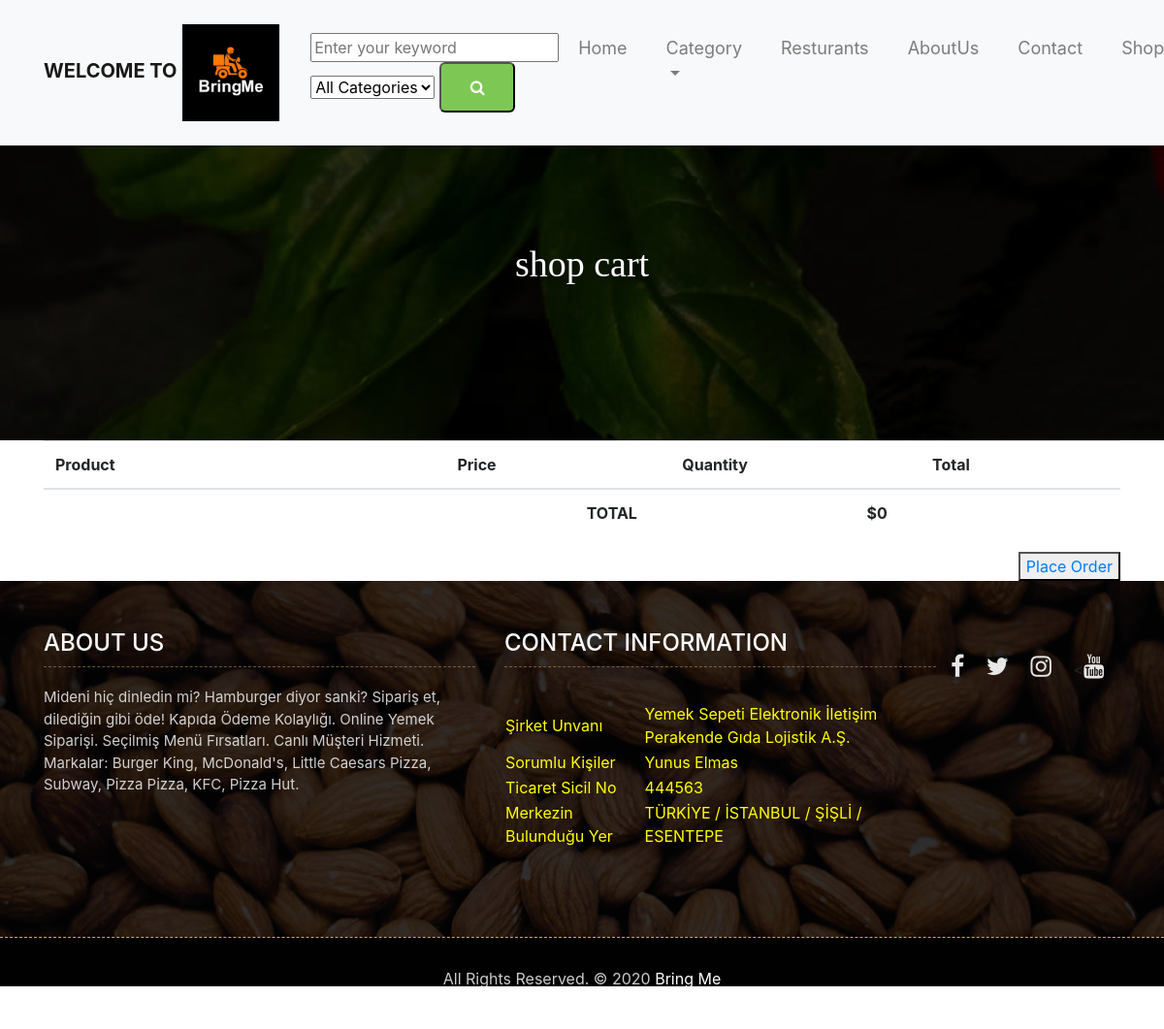
The page /shopcart/ (signed in) on the database its author committed.
### home/models.py (models this page shows, shortened)
class Setting(models.Model):
    STATUS = (
        ('True', 'True'),
        ('False', 'False'),
    )
    title = models.CharField(max_length=150)
    keywords = models.CharField(max_length=255)
    description = models.CharField(max_length=255)
    company = models.CharField(max_length=50)
    address = models.CharField(blank=True,max_length=100)
    phone = models.CharField(blank=True,max_length=15)
    fax = models.CharField(blank=True,max_length=15)
    email = models.CharField(blank=True,max_length=50)
    smtpserver = models.CharField(blank=True,max_length=50)
    smtpemail = models.CharField(blank=True,max_length=50)
    smtppassword = models.CharField(blank=True,max_length=10)
    smtpport = models.CharField(blank=True,max_length=5)
    icon = models.ImageField(blank=True,upload_to='images/')
    facebook = models.CharField(blank=True,max_length=50)
    instagram = models.CharField(blank=True,max_length=50)
    twitter = models.CharField(blank=True,max_length=50)
    youtube = models.CharField(blank=True, max_length=50)
    aboutus = RichTextUploadingField(blank=True)
    contact = RichTextUploadingField(blank=True)
    references = RichTextUploadingField(blank=True)
    status=models.CharField(max_length=10,choices=STATUS)
    create_at=models.DateTimeField(auto_now_add=True)
    update_at=models.DateTimeField(auto_now=True)

### order/views.py (the view)
# urls.py: path('shopcart/', OrderViews.shopcart, name='shopcart'),
def shopcart(request):
    setting = Setting.objects.get(pk=1)
    category = Category.objects.all()
    current_user = request.user  # Access User Session information
    shopcart = ShopCart.objects.filter(user_id=current_user.id)
    total=0
    for rs in shopcart:
        total +=  rs.price * rs.quantity
    context={'shopcart': shopcart,
             'category':category,
             'setting':setting,
             'total': total,
             }
    return render(request,'shopcart_products.html',context)

### order/templates/shopcart_products.html (shortened to what this page needs)
{% extends 'homebase.html' %}
{% load static %}
{% load mptt_tags %}
{% block header %}{% include "header.html" %}{% endblock %}
{% block content %}
    <div class="all-page-title page-breadcrumb">
        <div class="container text-center">
            <div class="row">
                <div class="col-lg-12">
                    <h1>shop cart</h1>
                </div>
            </div>
        </div>
    </div>
    <div class="section">
        <div class="container">
            <div class="row">
                <div class="col-md-12">
                    <div class="order-summary clearfix">
                        <table class="shopping-cart-table table">
                            <thead>
                            <tr>
                                <th>Product</th>
                                <th></th>
                                <th class="text-center">Price</th>
                                <th class="text-center">Quantity</th>
                                <th class="text-center">Total</th>
                                <th class="text-right"></th>
                            </tr>
                            </thead>
                            <tfoot>
                            <tr>
                                <th class="empty" colspan="3"></th>
                                <th>TOTAL</th>
                                <th colspan="2" class="total">${{ total }}</th>
                            </tr>
                            </tfoot>
                        </table>
                        <div class="pull-right">
                            <button>
                            <a href="/order/orderproduct" class="primary-btn">Place Order</a>
                                </button>
                        </div>
                    </div>
                </div>
            </div>
        </div>
    </div>
{% endblock %}
{% block footer %}{% include "footer.html" %}{% endblock %}

### home/templates/header.html (shortened to what this page needs)
{% load static %}
{% load i18n %}
{% load mptt_tags %}
{% block content %}
    {% block javascripts %}{% include "javascript.html" %}{% endblock %}
    <header class="top-navbar" color="green">
        <nav class="navbar navbar-expand-lg navbar-light bg-light" >
            <div class="container" background-color="white">
                <a class="navbar-brand" href="/home/">
                    <span><b>WELCOME TO</b></span>
            <img src="{{ setting.icon.url }}" class="navbar-brand" href="/home/"  height="110" alt=""/>
                  </a>
                <div class="header-search">
                    <form action="/search/" method="post">
                        <input id="query" class="input" name="query" class="input search-input" type="text"
                               placeholder="Enter your keyword">
                        <select name="catid" class="input search-categories">
                            <option value="0">All Categories</option>
                            {% load mptt_tags %}
                        </select>
                        <button class="bcart-btn"><i class="fa fa-search"></i></button>
                    </form>
                </div>
                <div class="collapse navbar-collapse" id="navbars-rs-food">
                    <ul class="navbar-nav ml-auto">
                        <li class="nav-item"><a class="nav-link " href="/home/">Home</a></li>
                        <li class="nav-item dropdown">
                            <a class="nav-link  dropdown-toggle" href="#" id="dropdown-a"
                               data-toggle="dropdown">Category</a>
                                {% load mptt_tags %}
                                    {% recursetree category %}
                                        </li>
                                    {% endrecursetree %}
                                </ul>
                            </div>
                        <li class="nav-item"><a class="nav-link " href="menu.html">Resturants</a></li>
                        <li class="nav-item"><a class="nav-link " href="/about">AboutUs</a></li>
                        <li class="nav-item"><a class="nav-link " href="/contact">Contact</a></li>
                        <li class="nav-item"><a class="nav-link " href="/shopcart/">ShopCart</a></li>
                        {% if user.id is not None %}
                            </div>
                        {% else %}
                            <a href="/login" class="text-uppercase">Login</a> /
                            <a href="/signup" class="text-uppercase">Sign Up</a>
                        {% endif %}
        </nav>
    </header>
{% endblock %}

### home/templates/footer.html (shortened to what this page needs)
{% extends 'homebase.html' %}
{% load static %}
{%block content %}
{% load mptt_tags %}
	<footer class="footer-area bg-f">
		<div class="container">
			<div class="row">
				<div class="col-lg-5 col-md-6">
					<h3>About Us</h3>
					<p>{{ setting.aboutus | safe }}</p>
				</div>
				<div class="col-lg-5 col-md-6">
					<h3>Contact information</h3>
					<p class="lead">{{ setting.contact | safe }}</p>
					<p class="lead"><a href="#">{{ setting.Phone | safe }}</a></p>
					<p><a href="#">{{ setting.Email | safe }}</a></p>
				</div>
					<ul class="list-inline f-social">
                        <li class="list-inline-item"><a href="https://www.facebook.com/abood.damlakhi" target="_blank"><i class="fa fa-facebook" aria-hidden="true"></i></a></li>
						<li class="list-inline-item"><a href="https://www.instagram.com/abood.arts/" target="_blank"><i class="fa fa-twitter" aria-hidden="true"></i></a></li>
						<li class="list-inline-item"><a href="https://twitter.com/abood_damlakhi" target="_blank"><i class="fa fa-instagram" aria-hidden="true"></i></a></li>
						<li class="list-inline-item"><<a href="https://www.youtube.com/channel/UCC2F8pH4RBNRaDIld4NsvEQ?view_as=subscriber" target="_blank"><i class="fa fa-youtube" aria-hidden="true"></i></a></li>
					</ul>
				</div>
			</div>
		<div class="copyright">
			<div class="container">
				<div class="row">
					<div class="col-lg-12">
						<p class="company-name">All Rights Reserved. &copy; 2020 <a href="#">{{ setting.title | safe }}</a>
					</p>
					</div>
				</div>
			</div>
		</div>
	</footer>
{%endblock%}

### order/static/css/style.css (style rules this page uses)
body { color: #666666; font-size: 15px; font-family: 'Athiti', sans-serif; line-height: 1.80857; }
a { color: #1f1f1f; text-decoration: none !important; outline: none !important; -webkit-transition: all .3s ease-in-out; -moz-transition: all .3s ease-in-out; -ms-transition: all .3s ease-in-out; -o-transition: all .3s ease-in-out; transition: all .3s ease-in-out; }
h1, h2, h3, h4, h5, h6 { letter-spacing: 0; font-weight: normal; position: relative; padding: 0 0 10px 0; font-weight: normal; line-height: 120% !important; color: #1f1f1f; margin: 0 }
h1 { font-size: 24px }
h3 { font-size: 18px }
a { color: #1f1f1f; text-decoration: none; outline: none; }
a, .btn { text-decoration: none !important; outline: none !important; -webkit-transition: all .3s ease-in-out; -moz-transition: all .3s ease-in-out; -ms-transition: all .3s ease-in-out; -o-transition: all .3s ease-in-out; transition: all .3s ease-in-out; }
.footer-area { padding-top: 50px; padding-bottom: 0px; }
.bg-f { background-image: url("../images/footer-bg.jpg"); background-attachment: scroll; background-clip: initial; background-color: rgba(0, 0, 0, 0); background-origin: initial; background-position: center center; background-repeat: no-repeat; background-size: cover; position: relative; }
.bg-f::before { background: #010101; content: ""; height: 100%; left: 0; position: absolute; top: 0; width: 100%; z-index: 1; opacity: 0.8; }
.footer-area .container { position: relative; z-index: 1; }
.footer-area h3 { color: #ffffff; text-transform: uppercase; font-size: 24px; border-bottom: 1px dashed rgba(207, 166, 113, 0.5); margin-bottom: 10px; }
.footer-area p { font-size: 15px; color: rgba(255, 255, 255, 0.8); margin: 0; padding-bottom: 10px; }
.footer-area p.lead { font-size: 19px; color: #ffffff; margin-bottom: 15px; }
.footer-area p a { font-size: 18px; color: #ffffff; }
.f-social { padding-bottom: 10px; margin: 0px; margin-top: 20px; }
.f-social li a { font-size: 25px; color: rgba(255, 255, 255, 0.9); margin-right: 10px; }
.copyright { margin-top: 20px; position: relative; display: block; background-color: #010101; border-top: 1px dashed rgba(207, 166, 113); padding: 30px 0; z-index: 1; }
.copyright .company-name { font-size: 16px; text-align: center; }
.copyright .company-name a { font-size: 16px; }
.page-breadcrumb { padding: 250px 0 150px; background: url(../images/all-bg.jpg) no-repeat; background-attachment: fixed; background-size: cover; background-position: 0 0; position: relative; }
.all-page-title .container { position: relative; z-index: 2; }
.all-page-title::before { background: #010101; content: ""; height: 100%; left: 0; position: absolute; top: 0; width: 100%; z-index: 1; opacity: 0.8; }
.all-page-title h1 { font-size: 38px; color: #ffffff; font-family: 'Arbutus Slab', serif; padding: 0px; }
.lead { font-size: 18px; line-height: 30px; color: #767676; margin: 0; padding: 0; }
ul, li, ol { list-style: none; margin: 0px; padding: 0px; }
.top-navbar { position: relative; z-index: 10; }
.top-navbar .navbar { padding: 15px 0px; position: fixed; width: 100%; transition: height .3s ease-out, background .3s ease-out, box-shadow .3s ease-out; -webkit-transform: translate3d(0, 0, 0); transform: translate3d(0, 0, 0); z-index: 100; }
.top-navbar .navbar-light .navbar-nav .nav-link { font-size: 18px; padding: 0px 20px; border-radius: 4px; }
.dropdown { display: inline-block; position: relative; }
html, body { height: 100%; width: 100%; margin: 0; font-family: 'Roboto', sans-serif; }
.bcart-btn { display: inline-block; background-color: #7DC855; border-radius: 6px; font-size: 16px; color: #FFFFFF; text-decoration: none; padding: 12px 30px; transition: all .5s; }

### rows shown on the page
Setting: icon (picture), aboutus "Mideni hiç dinledin mi? Hamburger diyor sanki? Sipariş et, dilediğin gibi öde! Kapıda Ödeme Kolaylığı. Online Yemek Siparişi. Seçilmiş Menü Fırsatları. Canlı Müşteri Hizmeti. Markalar: Burger King, McDonald's, Little Caesars Pizza, Subway, Pizza Pizza, KFC, Pizza Hut.", contact "Şirket Unvanı Yemek Sepeti Elektronik İletişim Perakende Gıda Lojistik A.Ş. Sorumlu Kişiler Yunus Elmas Ticaret Sicil No 444563 Merkezin Bulunduğu Yer TÜRKİYE / İSTANBUL / ŞİŞLİ / ESENTEPE", title "Bring Me"

### other values the page prints
{{ total }} "0"
